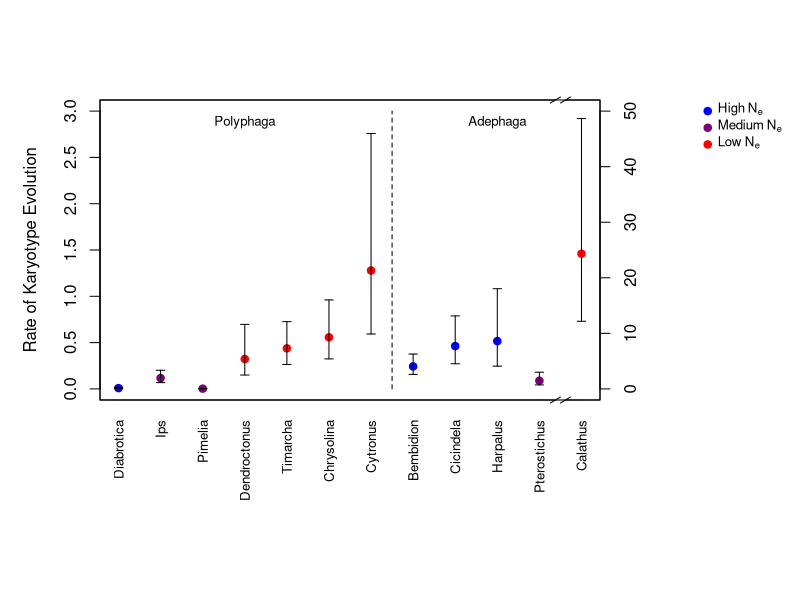

Reproduce this figure in R.
library(plotrix)
setwd("~/Desktop/Dropbox/papers/chrom.num/data and analysis/not-cherry/genera.analysis")
results <- read.csv("genera.sigsq.csv", header=T, as.is=T, row.names=1)
colnames(results) <- c('Bembidion', 'Calathus', 'Chrysolina', 
                       'Cicindela', 'Cytronus', 'Dendroctonus', 
                       'Diabrotica', 'Harpalus', 'Ips', 'Pimelia', 
                       'Pterostichus', 'Timarcha')
results.lb <- read.csv("genera.sigsq.lb.csv", header=T, as.is=T, row.names=1)
colnames(results.lb) <- c('Bembidion', 'Calathus', 'Chrysolina', 
                          'Cicindela', 'Cytronus', 'Dendroctonus', 
                          'Diabrotica', 'Harpalus', 'Ips', 'Pimelia', 
                          'Pterostichus', 'Timarcha')
results.ub <- read.csv("genera.sigsq.ub.csv", header=T, as.is=T, row.names=1)
colnames(results.lb) <- c('Bembidion', 'Calathus', 'Chrysolina', 
                          'Cicindela', 'Cytronus', 'Dendroctonus', 
                          'Diabrotica', 'Harpalus', 'Ips', 'Pimelia', 
                          'Pterostichus', 'Timarcha')
gen.means <- colMeans(results)
gen.highs <- colMeans(results.ub)
gen.lows <- colMeans(results.lb)
gen.order <- c(7,9,10,6,12,3,5,1,4,8,11,2)
par(mar=c(10,5,5,10))
cols <- c("red","#7a0177","blue")
cats <- c(3,2,2,1,1,1,1,3,3,3,2,1)
plot(x=1:12, y=gen.means[gen.order], ylim=c(0,3), xaxt='n',xlab='', 
     col=cols[cats], pch=19, xlim=c(1,12), ylab="Rate of Karyotype Evolution") 
for(i in 1:11){
  #vertical lines
  lines(x=rep(i, 2), y=c(gen.highs[gen.order][i], gen.lows[gen.order][i]))
  #high caps
  lines(x=c(i-.1, i+.1), y=c(rep(gen.highs[gen.order][i], 2)))
  #low caps
  lines(x=c(i-.1, i+.1), y=c(rep(gen.lows[gen.order][i], 2)))
}
axis.break(axis=1,breakpos=11.5,style="slash")
axis.break(axis=3,breakpos=11.5,style="slash")
par(new=TRUE)
plot(x=12, y=gen.means[2], xlim=c(1,12), ylim=c(0,50), col="red",
     xaxt="n",yaxt="n",xlab="",ylab="", pch=19)
axis(4)

axis(side=1, lwd=.1, at=1:12, labels=names(gen.means[gen.order]), las=2, cex.axis=.8, tck=0)

i <- 12
#vertical lines
lines(x=rep(i, 2), y=c(gen.highs[gen.order][i], gen.lows[gen.order][i]))
#high caps
lines(x=c(i-.1, i+.1), y=c(rep(gen.highs[gen.order][i], 2)))
#low caps
lines(x=c(i-.1, i+.1), y=c(rep(gen.lows[gen.order][i], 2)))

lines(x=c(7.5,7.5), y=c(0,50), lty=2)
text(x=4, y=48, labels="Polyphaga", cex=.8)
text(x=10, y=48, labels="Adephaga", cex=.8)
par(xpd=TRUE)
points(x=15,y=50,pch=19, col="blue")
points(x=15,y=47,pch=19, col="#7a0177")
points(x=15,y=44,pch=19, col="red")
text(x=15, y=50, labels=expression(High~N[e]),pos=4, cex=.8)
text(x=15, y=47, labels=expression(Medium~N[e]),pos=4, cex=.8)
text(x=15, y=44, labels=expression(Low~N[e]),pos=4, cex=.8)
## export eps width=575